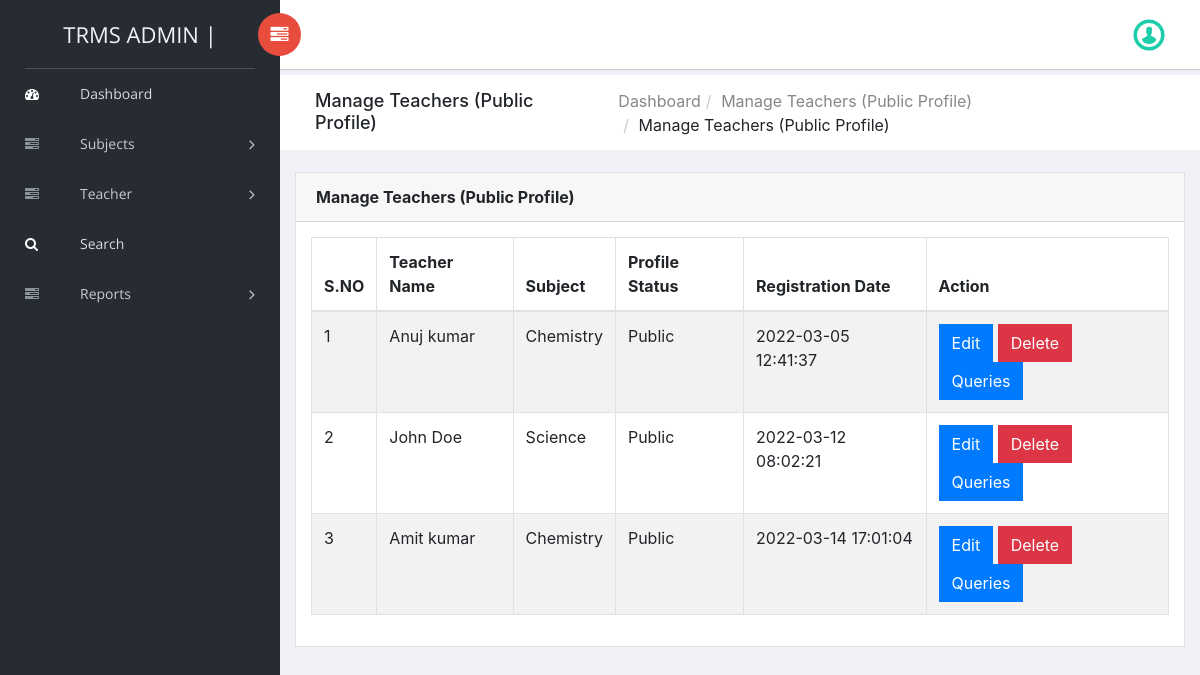
/trms/admin/manage-publicprofileteacher.php (signed in), run on the app's committed database.
### tables this page shows
CREATE TABLE `tblteacher` (
  `ID` int(10) NOT NULL,
  `Name` varchar(120) DEFAULT NULL,
  `Picture` varchar(200) NOT NULL,
  `Email` varchar(120) DEFAULT NULL,
  `MobileNumber` bigint(10) DEFAULT NULL,
  `password` varchar(255) DEFAULT NULL,
  `Qualifications` varchar(120) DEFAULT NULL,
  `Address` varchar(200) DEFAULT NULL,
  `TeacherSub` varchar(120) DEFAULT NULL,
  `description` mediumtext DEFAULT NULL,
  `teachingExp` varchar(10) DEFAULT NULL,
  `JoiningDate` varchar(120) DEFAULT NULL,
  `RegDate` timestamp NOT NULL DEFAULT current_timestamp(),
  `isPublic` int(1) DEFAULT NULL
);

### trms/admin/manage-publicprofileteacher.php (the view, shortened to what this page needs)
<?php
include('includes/dbconnection.php');
if (strlen($_SESSION['trmsaid']==0)) {
  header('location:logout.php');
  } else{
  ?>
<!doctype html>
<html class="no-js" lang="en">
<head>
    <link rel="stylesheet" href="../vendors/bootstrap/dist/css/bootstrap.min.css">
    <link rel="stylesheet" href="../vendors/font-awesome/css/font-awesome.min.css">
    <link rel="stylesheet" href="../vendors/themify-icons/css/themify-icons.css">
    <link rel="stylesheet" href="../vendors/flag-icon-css/css/flag-icon.min.css">
    <link rel="stylesheet" href="../vendors/selectFX/css/cs-skin-elastic.css">
    <link rel="stylesheet" href="../assets/css/style.css">
</head>
<body>
    <?php include_once('includes/sidebar.php');?>
    <div id="right-panel" class="right-panel">
        <?php include_once('includes/header.php');?>
        <div class="breadcrumbs">
            <div class="col-sm-4">
                <div class="page-header float-left">
                    <div class="page-title">
                        <h1>Manage Teachers (Public Profile)</h1>
                    </div>
                </div>
            </div>
            <div class="col-sm-8">
                <div class="page-header float-right">
                    <div class="page-title">
                        <ol class="breadcrumb text-right">
                            <li><a href="dashboard.php">Dashboard</a></li>
                            <li><a href="manage-teacher.php">Manage Teachers (Public Profile)</a></li>
                            <li class="active">Manage Teachers (Public Profile)</li>
                        </ol>
                    </div>
                </div>
            </div>
        </div>
        <div class="content mt-3">
            <div class="animated fadeIn">
                <div class="row">
                    <div class="col-lg-12">
                        <div class="card">
                            <div class="card-header">
                                <strong class="card-title">Manage Teachers (Public Profile)</strong>
                            </div>
                            <div class="card-body">
                                <table id="dtBasicExample" class="table table-striped table-bordered">
                                    <thead>
                                        <tr>
                                            <tr>
                  <th>S.NO</th>
                  <th>Teacher Name</th>
                  <th>Subject</th>
                  <th>Profile Status</th>
                    <th>Registration Date</th>
                   <th>Action</th>
                </tr>
                                        </tr>
                                        </thead>
                                    <?php
$sql="SELECT * from tblteacher where isPublic='1'";
$query = $dbh -> prepare($sql);
$query->execute();
$results=$query->fetchAll(PDO::FETCH_OBJ);
$cnt=1;
if($query->rowCount() > 0)
{
foreach($results as $row)
{               ?>
                <tr>
                  <td><?php echo htmlentities($cnt);?></td>
            <td><?php  echo htmlentities($row->Name);?></td>
                  <td><?php  echo htmlentities($row->TeacherSub);?></td>
                    <td><?php $status=$row->isPublic;
if($status=='1'):
echo "Public";
else:
echo "Not Public";
endif;
                ?></td>
                  <td><?php  echo htmlentities($row->RegDate);?></td>
                  <td><a href="edit-teacher-detail.php?tid=<?php echo htmlentities ($row->ID);?>" class="btn btn-primary">Edit</a>
<a href="manage-teacher.php?delid=<?php echo htmlentities ($row->ID);?>" class="btn btn-danger" onclick="return confirm('Do you really want to delete?');">Delete</a>
<a href="queries.php?tid=<?php echo htmlentities ($row->ID);?>&&tname=<?php  echo htmlentities($row->Name);?> (<?php  echo htmlentities($row->TeacherSub);?>)" class="btn btn-primary">Queries</a>
                  </td>
                </tr>
               <?php $cnt=$cnt+1;}} ?>
                                </table>
                            </div>
                        </div>
                    </div>
                </div>
            </div>
        </div>
    </div>
    <link rel="stylesheet" type="text/css" href="https://cdn.datatables.net/1.11.5/css/dataTables.bootstrap.min.css">
</body>
</html>
<?php }  ?>

### data on the page
tblteacher: Name "Anuj kumar", TeacherSub "Chemistry", isPublic "Public", RegDate "2022-03-05 12:41:37"
tblteacher: Name "John Doe", TeacherSub "Science", isPublic "Public", RegDate "2022-03-12 08:02:21"
tblteacher: Name "Amit kumar", TeacherSub "Chemistry", isPublic "Public", RegDate "2022-03-14 17:01:04"
